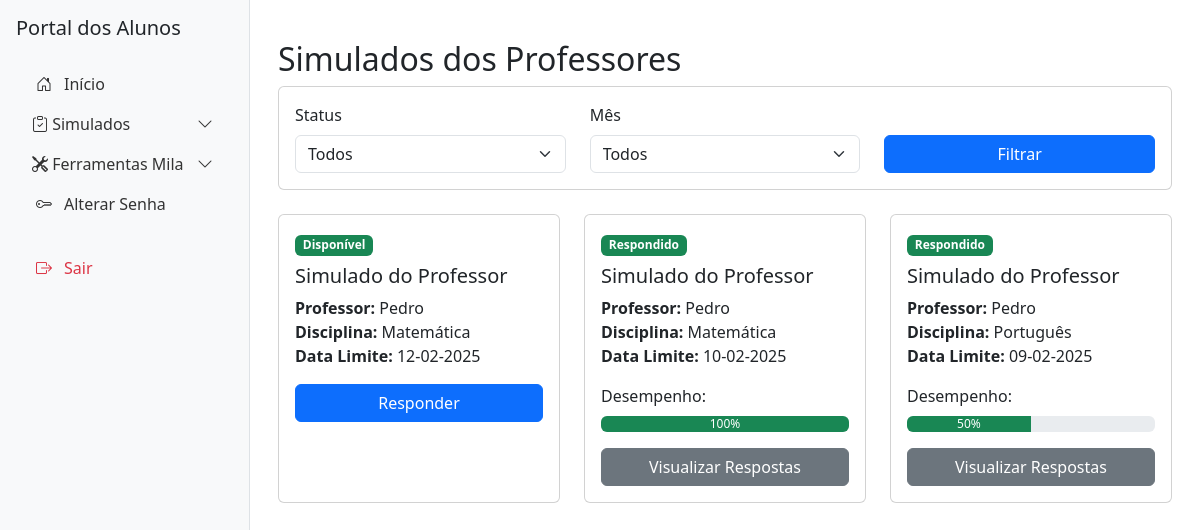
Page /alunos/simulados-professores (signed in) on the committed database.
### tables this page shows
CREATE TABLE simulados_gerados_professor (
    id INTEGER PRIMARY KEY AUTOINCREMENT,
    professor_id INTEGER NOT NULL,
    disciplina_id INTEGER NOT NULL,
    serie_id INTEGER NOT NULL,
    data_criacao TIMESTAMP DEFAULT CURRENT_TIMESTAMP, mes_id INTEGER REFERENCES meses(id), status TEXT DEFAULT 'gerado',
    FOREIGN KEY (professor_id) REFERENCES user(id),
    FOREIGN KEY (disciplina_id) REFERENCES disciplinas(id),
    FOREIGN KEY (serie_id) REFERENCES series(id)
);

### routes/simulados.py (the view)
@simulados_bp.route('/alunos/simulados-professores')
@login_required
def listar_simulados_professores():
    if current_user.tipo_usuario_id != 4:  # Apenas alunos podem acessar
        flash("Acesso não autorizado.", "danger")
        return redirect(url_for("index"))
    db = get_db()
    simulados = db.execute("""
        SELECT DISTINCT sgp.id, d.nome AS disciplina_nome, sgp.mes_id,
               strftime('%d-%m-%Y', date(sgp.data_criacao)) as data_envio,
               CASE
                   WHEN ds.id IS NOT NULL THEN 'respondido'
                   ELSE 'disponível'
               END as status,
               u.nome as professor_nome,
               CAST(ROUND(COALESCE(ds.desempenho, 0)) as INTEGER) as nota
        FROM simulados_gerados_professor sgp
        JOIN disciplinas d ON sgp.disciplina_id = d.id
        JOIN usuarios u ON sgp.professor_id = u.id
        LEFT JOIN desempenho_simulado ds ON ds.simulado_id = sgp.id
            AND ds.aluno_id = ? AND ds.tipo_usuario_id = 3
        ORDER BY
            CASE
                WHEN ds.id IS NOT NULL THEN 1
                ELSE 0
            END,
            sgp.data_criacao DESC
    """, [current_user.id]).fetchall()
    meses = [
        (1, "Janeiro"), (2, "Fevereiro"), (3, "Março"),
        (4, "Abril"), (5, "Maio"), (6, "Junho"),
        (7, "Julho"), (8, "Agosto"), (9, "Setembro"),
        (10, "Outubro"), (11, "Novembro"), (12, "Dezembro")
    ]
    return render_template('alunos/simulados_professores.html', simulados=simulados, meses=meses)

### app.py (called while the page is built)
@app.context_processor
def utility_processor():
    return dict(enumerate=enumerate)

@login_manager.user_loader
def load_user(user_id):
    db = get_db()
    cursor = db.cursor()
    cursor.execute("""
        SELECT id, nome, tipo_usuario_id, escola_id, serie_id, turma_id, email, codigo_ibge
        FROM usuarios
        WHERE id = ?
    """, (user_id,))
    user_data = cursor.fetchone()
    if user_data:
        app.logger.info(f"Usuário carregado: {user_data}")
        return User(
            id=user_data[0],
            nome=user_data[1],
            tipo_usuario_id=user_data[2],
            escola_id=user_data[3],
            serie_id=user_data[4],
            turma_id=user_data[5],
            email=user_data[6],
            codigo_ibge=user_data[7]
        )
    app.logger.warning(f"Usuário com ID {user_id} não encontrado.")
    return None

def get_db():
    db = getattr(g, '_database', None)
    if db is None:
        db = g._database = sqlite3.connect(DATABASE)
    return db

@app.teardown_appcontext
def close_connection(exception):
    db = getattr(g, '_database', None)
    if db is not None:
        db.close()

### routes/simulados.py (called while the page is built)
def get_db():
    if 'db' not in g:
        g.db = sqlite3.connect('educacional.db')
        g.db.row_factory = sqlite3.Row
    return g.db

### templates/alunos/simulados_professores.html (shortened to what this page needs)
{% extends "alunos/base_alunos.html" %}
{% block content %}
<div class="container mt-4">
    <h2>Simulados dos Professores</h2>
    <div class="row mb-4">
        <div class="col-md-12">
            <div class="card">
                <div class="card-body">
                    <form id="filtro-form" method="GET" action="{{ url_for('simulados.filtrar_simulados_professores') }}">
                        <div class="row">
                            <div class="col-md-4">
                                <label for="status" class="form-label">Status</label>
                                <select class="form-select" id="status" name="status">
                                    <option value="">Todos</option>
                                </select>
                            </div>
                            <div class="col-md-4">
                                <label for="mes" class="form-label">Mês</label>
                                <select class="form-select" id="mes" name="mes">
                                    <option value="">Todos</option>
                                </select>
                            </div>
                            <div class="col-md-4 d-flex align-items-end">
                                <button type="submit" class="btn btn-primary w-100">
                                     Filtrar
                                </button>
                            </div>
                        </div>
                    </form>
                </div>
            </div>
        </div>
    </div>
    <div class="row" id="lista-simulados">
        {% for simulado in simulados %}
        <div class="col-md-4 mb-4">
            <div class="card h-100">
                <div class="card-body">
                    {% if simulado.status == 'respondido' %}
                    <span class="badge bg-success">Respondido</span>
                    {% else %}
                    <span class="badge bg-success">Disponível</span>
                    {% endif %}
                    <h5 class="card-title mt-2">Simulado do Professor</h5>
                    <p class="card-text">
                        <strong>Professor:</strong> {{ simulado.professor_nome }}<br>
                        <strong>Disciplina:</strong> {{ simulado.disciplina_nome }}<br>
                        <strong>Data Limite:</strong> {{ simulado.data_envio }}
                    </p>
                    {% if simulado.status == 'respondido' %}
                    <div class="mb-3">
                        <label class="form-label">Desempenho:</label>
                        <div class="progress">
                            <div class="progress-bar bg-success" role="progressbar"
                                 style="width: {{ simulado.nota }}%"
                                 aria-valuenow="{{ simulado.nota }}"
                                 aria-valuemin="0"
                                 aria-valuemax="100">
                                {{ simulado.nota }}%
                            </div>
                        </div>
                    </div>
                    {% endif %}
                    <div class="mt-3">
                        {% if simulado.status == 'respondido' %}
                        <a href="{{ url_for('simulados.responder_simulado', simulado_id=simulado.id, origem='professor') }}"
                           class="btn btn-secondary w-100">
                             Visualizar Respostas
                        </a>
                        {% else %}
                        <a href="{{ url_for('simulados.responder_simulado', simulado_id=simulado.id, origem='professor') }}"
                           class="btn btn-primary w-100">
                             Responder
                        </a>
                        {% endif %}
                    </div>
                </div>
            </div>
        </div>
        {% endfor %}
    </div>
</div>
{% endblock %}

### templates/base.html (style rules this page uses)
body { min-height: 100vh; display: flex; flex-direction: column; }

### rows in the picture
simulados_gerados_professor: shows "Disponível", professor_nome "Pedro", disciplina_nome "Matemática", data_envio "12-02-2025"
simulados_gerados_professor: shows "Respondido", professor_nome "Pedro", disciplina_nome "Matemática", data_envio "10-02-2025", nota "100"
simulados_gerados_professor: shows "Respondido", professor_nome "Pedro", disciplina_nome "Português", data_envio "09-02-2025", nota "50"
